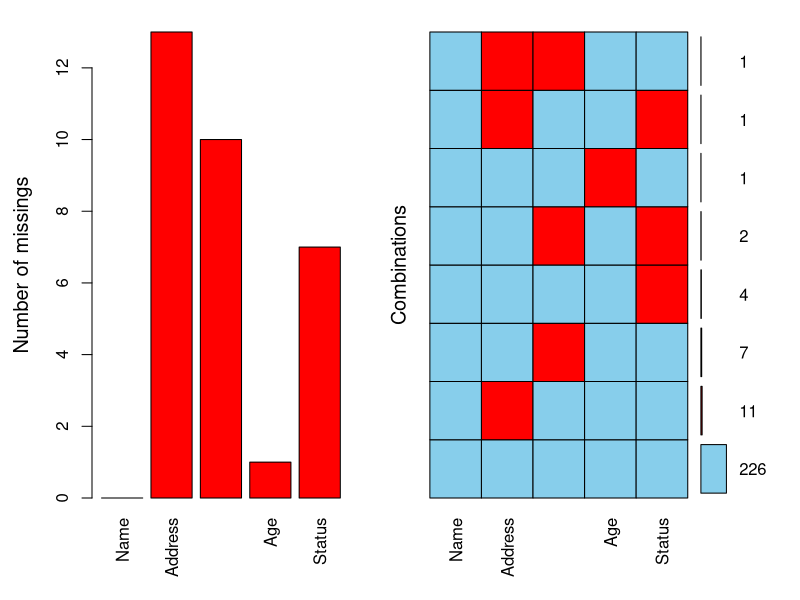
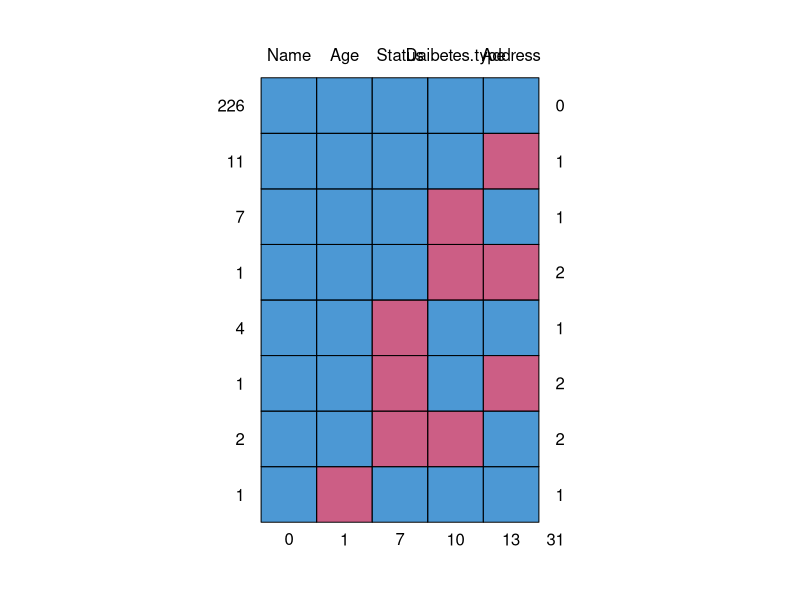
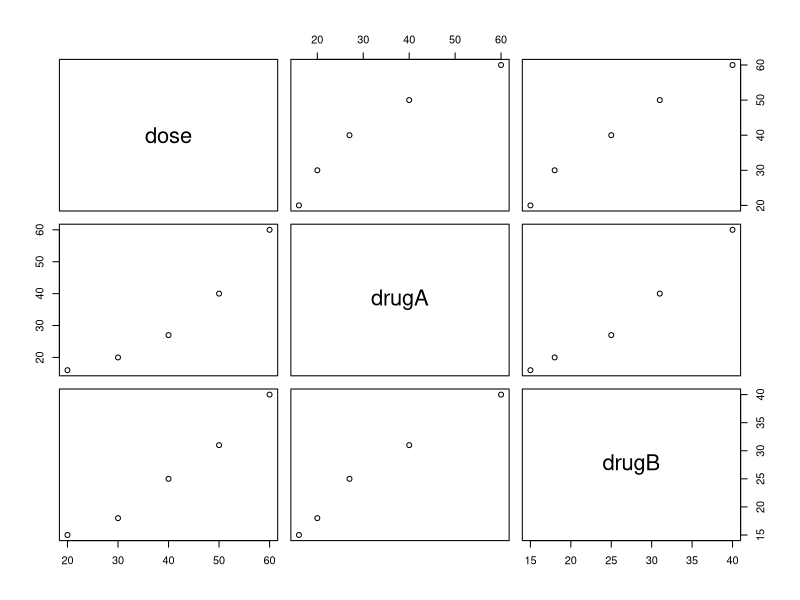
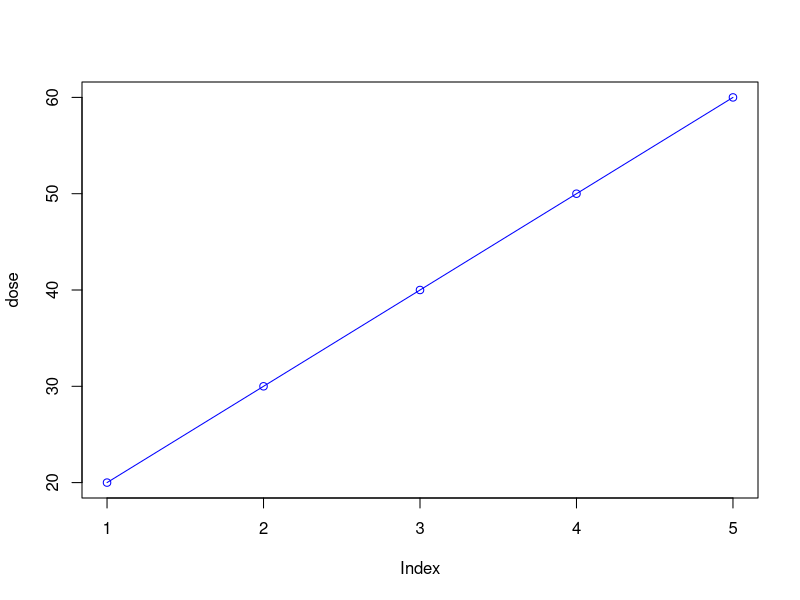
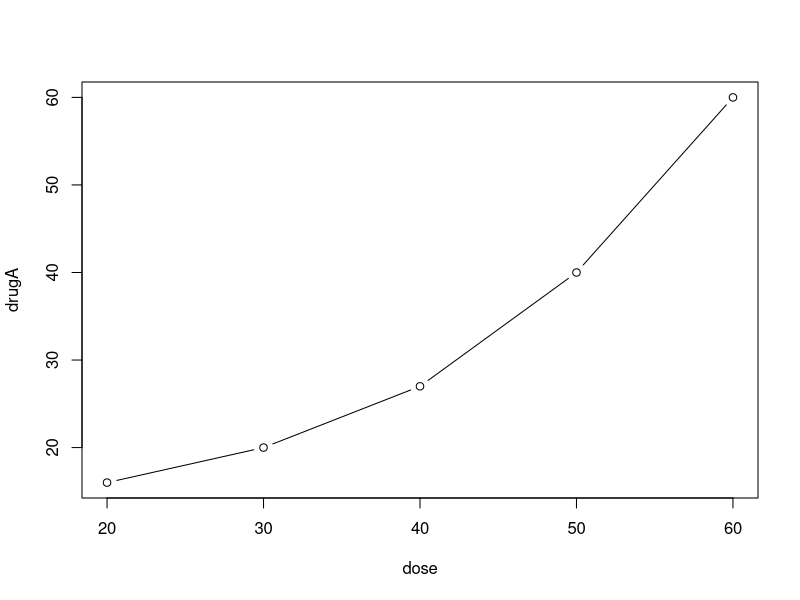
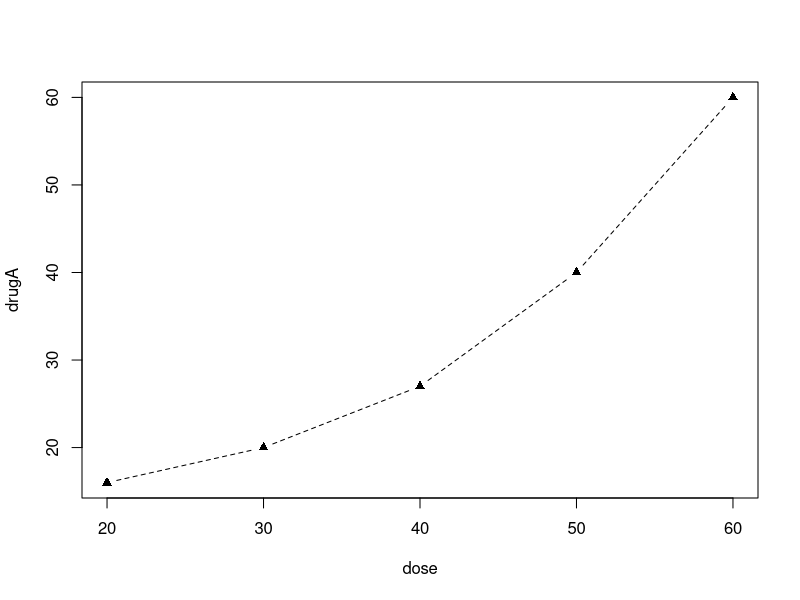
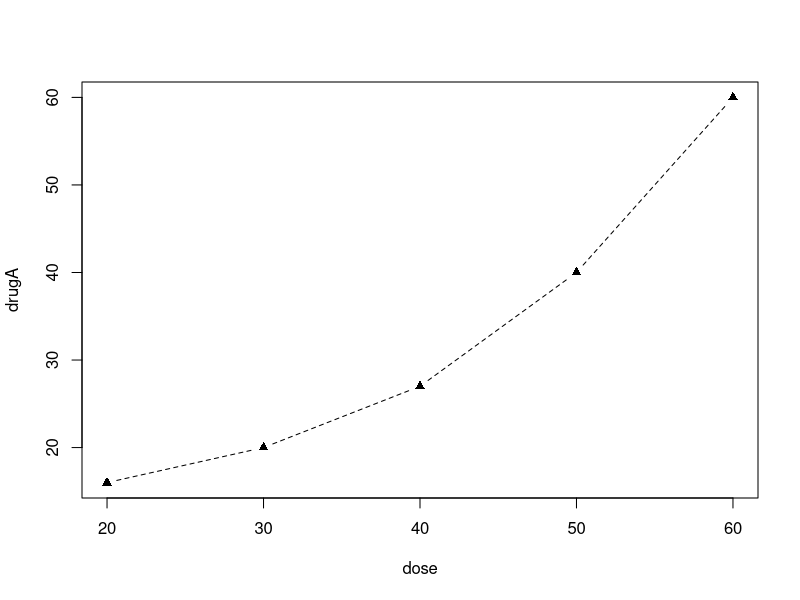
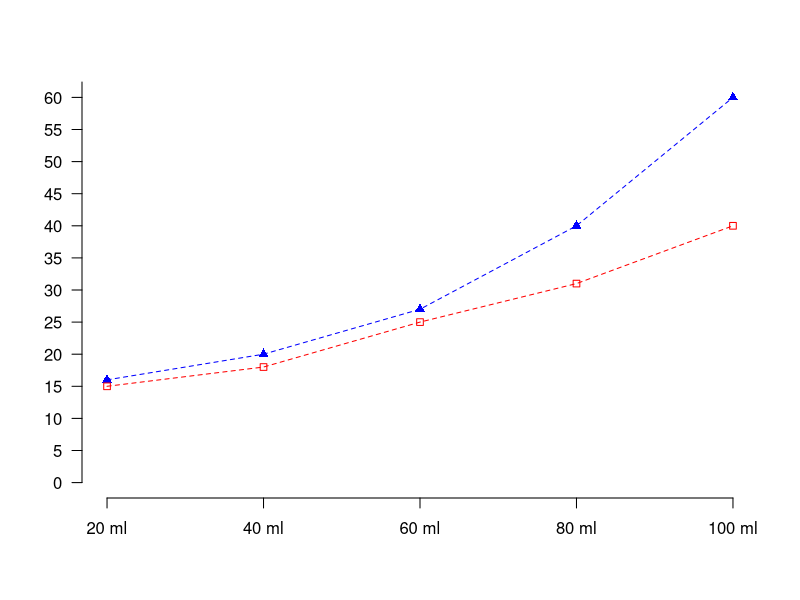

Recreate these plots in R, in order.
# this is a test
diabetes_data <- read.csv("Diabetes-md.csv", 
                          na = "", stringsAsFactors=FALSE)
# what's the data type
class(diabetes_data)
# what's the structure
str(diabetes_data)
# what's the dimension
dim(diabetes_data)
#row(diabetes_data)

#install.packages("VIM")
library(VIM)
missing_values <- aggr(diabetes_data, prop = FALSE, numbers = TRUE)
# Show summary of the contents of missing_values
summary(missing_values)


# -------------------------------------------------------------------------------
# Dealing with missing data 
# -------------------------------------------------------------------------------

# There are several methods we can use to extract out 
# missing data before we decide whether to delete it

# We can use complete.cases to show rows where data is available
# Here's an example of how to do this
complete_diabetes_data <- complete.cases(diabetes_data)
complete_diabetes_data
# Show sum of missing rows
sum(complete_diabetes_data)
# missing details
diabetes_data[!complete.cases(diabetes_data), ]

# install mice
# install.packages("mice)
library("mice")
md.pattern(diabetes_data )

# We can remove all missing data with this code.
# Removes any rows that contains NA - listwise deletion
new_diabetes_data <- na.omit(diabetes_data)
new_diabetes_data
# keep only data with missing type and status
keep_this_data <- diabetes_data[!complete.cases(diabetes_data$Daibetes.type, 
                                          diabetes_data$status), ]

keep_this_data
dim(keep_this_data)
diabetes_data <- keep_this_data
head(diabetes_data, 3)
# column names
column_names <- c("Patient Name","NI Address","Type","Age",
                  "Health Status")
colnames(diabetes_data) <- column_names
# 
diabetes_data$Type <- factor(diabetes_data$Type, order = FALSE, levels = c("Type 1","Type2"))
diabetes_data$`Health Status` <- factor(diabetes_data$`Health Status`, 
                                        order = FALSE, levels = c("Poor","Improved", "Excellent"))

# class list
class_list <- lapply(diabetes_data, class)
class_list <- sapply(diabetes_data, class)
#####################chart#######################
dose <- c(20, 30, 40, 50, 60)
drugA <- c(16, 20, 27, 40, 60)
drugB <- c(15, 18, 25, 31, 40)
drugs <- data.frame(dose, drugA, drugB)
str(drugs)
class(drugs)
sapply(drugs, class)
# plot
# correlation
plot(drugs)
attach(drugs)
plot(dose, type = "o", col = "blue")
plot(dose, drugA, type = "b")
detach(drugs)

# par - chart settings
# par means parameters
# store default par before changing them
old_par <- par(no.readonly = TRUE)
# lty - line type 
# lwd - line width
# lty - 2 dash line
# pch - 17 solid triangle
par(lty = 2, pch = 17)
plot(dose, drugA, type = "b")
par = old_par
plot(dose, drugA, type = "b", lty = 2, pch = 17)
graph_range <- range(0, drugA, drugB)
graph_range
plot(drugA, type = "o", col = "blue", 
     ylim = graph_range, axes = FALSE,
     ann = FALSE)
lines(drugB, type = "o", pch = 22, lty = 2, col = "red")

# make the axis labels
axis(1, at = 1:5, 
     label = c("20 ml","40 ml","60 ml","80 ml","100 ml"))
# make the y axis that displays ticks 
axis(2, las = 1, at = 5 * 0:graph_range[2])
